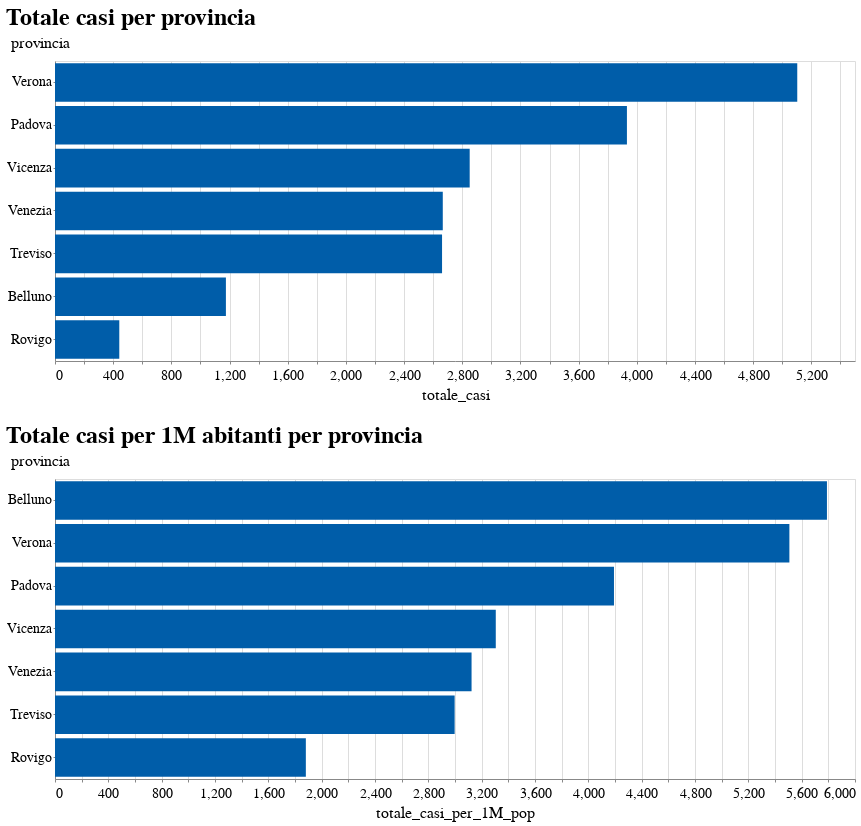

The code cell stored with this chart in its notebook:
### Code cell
latest = prov_df.groupby('provincia').last().reset_index()

alt.Chart(latest).mark_bar().encode(
    x='totale_casi:Q',
    y=alt.Y('provincia:N', sort='-x'),
).properties(
    height=300,
    width=800,
    title='Totale casi per provincia'
) & alt.Chart(latest).mark_bar().encode(
    x='totale_casi_per_1M_pop:Q',
    y=alt.Y('provincia:N', sort='-x'),
).properties(
    height=300,
    width=800,
    title='Totale casi per 1M abitanti per provincia'
).interactive()

### Figure 1 — Vega-Lite specification as saved in the notebook (floating-point values rounded to 4 significant figures)
{"config": {"view": {"width": 600, "height": 400}, "background": "#ffffff", "title": {"anchor": "start", "font": "Source Sans Pro, Arial, sans", "fontColor": "#000000", "fontSize": 24, "fontWeight": "bold"}, "arc": {"fill": "#005DA9"}, "area": {"fill": "#005DA9"}, "line": {"stroke": "#005DA9", "strokeWidth": 4}, "path": {"stroke": "#005DA9"}, "rect": {"fill": "#005DA9"}, "shape": {"stroke": "#005DA9"}, "bar": {"fill": "#005DA9"}, "point": {"stroke": "#005DA9"}, "symbol": {"fill": "#005DA9", "size": 60}, "axis": {"titleFont": "Source Sans Pro, sans", "titleFontSize": 16, "titleFontWeight": "normal", "labelFont": "Source Sans Pro, sans", "labelFontSize": 14, "labelFontWeight": "normal"}, "axisX": {"labelAngle": 0, "labelPadding": 4, "tickSize": 3}, "axisY": {"labelBaseline": "middle", "maxExtent": 45, "minExtent": 45, "tickSize": 2, "titleAlign": "left", "titleAngle": 0, "titleX": -45, "titleY": -11}, "headerFacet": {"titleFontSize": 16, "labelFontSize": 14}, "headerRow": {"titleFontSize": 16, "labelFontSize": 14}, "headerColumn": {"titleFontSize": 16, "labelFontSize": 14}, "legend": {"titleFont": "Source Sans Pro, sans", "titleFontSize": 16, "titleFontWeight": "normal", "symbolType": "circle", "labelFont": "Source Sans Pro, sans", "labelFontSize": 15}, "range": {"category": ["#AB377A", "#AEC067", "#9BC3B7", "#928285", "#F07F3C", "#FFE054", "#E30034", "#005DA9", "#644F54", "#5EA290", "#769F3B", "#812161", "#E36319", "#F5C631"]}}, "vconcat": [{"mark": "bar", "encoding": {"x": {"type": "quantitative", "field": "totale_casi"}, "y": {"type": "nominal", "field": "provincia", "sort": "-x"}}, "height": 300, "title": "Totale casi per provincia", "width": 800}, {"mark": "bar", "encoding": {"x": {"type": "quantitative", "field": "totale_casi_per_1M_pop"}, "y": {"type": "nominal", "field": "provincia", "sort": "-x"}}, "height": 300, "selection": {"selector006": {"type": "interval", "bind": "scales", "encodings": ["x", "y"]}}, "title": "Totale casi per 1M abitanti per provincia", "width": 800}], "data": {"name": "data-4c4b0f3093e49feb7d26b403e077ea8d"}, "$schema": "https://vega.github.io/schema/vega-lite/v4.0.2.json", "datasets": {"data-4c4b0f3093e49feb7d26b403e077ea8d": [{"provincia": "Belluno", "data": "2020-06-05T17:00:00", "stato": "ITA", "codice_regione": 5, "regione": "Veneto", "codice_provincia": 25, "sigla_provincia": "BL", "lat": 46.14, "long": 12.22, "totale_casi": 1175, "note_it": null, "note_en": null, "popolazione": 202950, "nuovi_positivi": 0.0, "incremento": 0.0, "totale_casi_per_1M_pop": 5790.0, "nuovi_positivi_per_1M_pop": 0.0}, {"provincia": "Padova", "data": "2020-06-05T17:00:00", "stato": "ITA", "codice_regione": 5, "regione": "Veneto", "codice_provincia": 28, "sigla_provincia": "PD", "lat": 45.41, "long": 11.88, "totale_casi": 3932, "note_it": null, "note_en": null, "popolazione": 937908, "nuovi_positivi": 0.0, "incremento": 0.0, "totale_casi_per_1M_pop": 4192.0, "nuovi_positivi_per_1M_pop": 0.0}, {"provincia": "Rovigo", "data": "2020-06-05T17:00:00", "stato": "ITA", "codice_regione": 5, "regione": "Veneto", "codice_provincia": 29, "sigla_provincia": "RO", "lat": 45.07, "long": 11.79, "totale_casi": 442, "note_it": null, "note_en": null, "popolazione": 234937, "nuovi_positivi": 0.0, "incremento": 0.0, "totale_casi_per_1M_pop": 1881.0, "nuovi_positivi_per_1M_pop": 0.0}, {"provincia": "Treviso", "data": "2020-06-05T17:00:00", "stato": "ITA", "codice_regione": 5, "regione": "Veneto", "codice_provincia": 26, "sigla_provincia": "TV", "lat": 45.67, "long": 12.25, "totale_casi": 2661, "note_it": null, "note_en": null, "popolazione": 887806, "nuovi_positivi": 2.0, "incremento": 0.07516, "totale_casi_per_1M_pop": 2997.0, "nuovi_positivi_per_1M_pop": 2.253}, {"provincia": "Venezia", "data": "2020-06-05T17:00:00", "stato": "ITA", "codice_regione": 5, "regione": "Veneto", "codice_provincia": 27, "sigla_provincia": "VE", "lat": 45.43, "long": 12.34, "totale_casi": 2666, "note_it": null, "note_en": null, "popolazione": 853338, "nuovi_positivi": -1.0, "incremento": -0.03751, "totale_casi_per_1M_pop": 3124.0, "nuovi_positivi_per_1M_pop": -1.172}, {"provincia": "Verona", "data": "2020-06-05T17:00:00", "stato": "ITA", "codice_regione": 5, "regione": "Veneto", "codice_provincia": 23, "sigla_provincia": "VR", "lat": 45.44, "long": 10.99, "totale_casi": 5103, "note_it": null, "note_en": null, "popolazione": 926497, "nuovi_positivi": 2.0, "incremento": 0.03919, "totale_casi_per_1M_pop": 5508.0, "nuovi_positivi_per_1M_pop": 2.159}, {"provincia": "Vicenza", "data": "2020-06-05T17:00:00", "stato": "ITA", "codice_regione": 5, "regione": "Veneto", "codice_provincia": 24, "sigla_provincia": "VI", "lat": 45.55, "long": 11.55, "totale_casi": 2851, "note_it": null, "note_en": null, "popolazione": 862418, "nuovi_positivi": 3.0, "incremento": 0.1052, "totale_casi_per_1M_pop": 3306.0, "nuovi_positivi_per_1M_pop": 3.479}]}}
